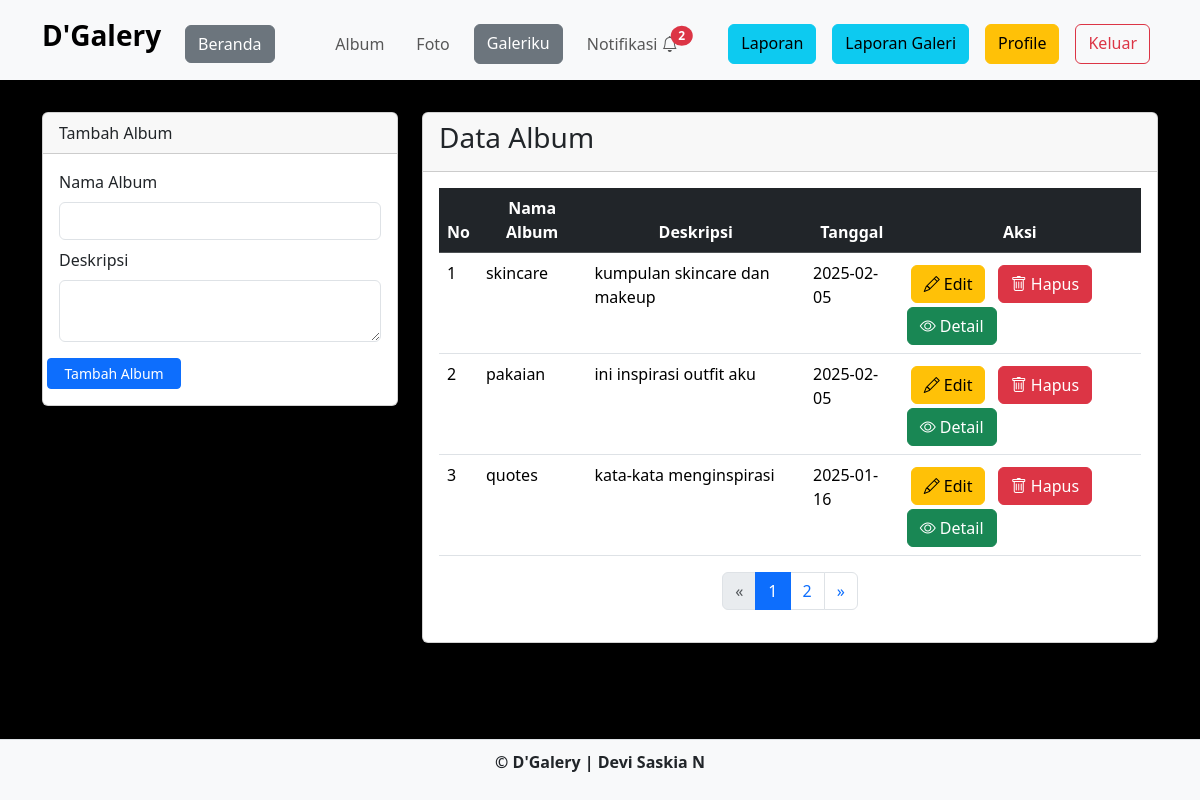
Page /akun/album.php (signed in) on the committed database.
### tables this page shows
CREATE TABLE `album` (
  `album_id` int(11) NOT NULL,
  `nama_album` varchar(255) NOT NULL,
  `deskripsi` text NOT NULL,
  `tanggal_dibuat` date NOT NULL,
  `user_id` int(11) NOT NULL
);

### akun/album.php (the view, shortened to what this page needs)
<?php
include '../c/koneksi.php';
$user_id = $_SESSION['user_id'];
$limit = 3;
$page = isset($_GET['page']) ? (int)$_GET['page'] : 1;
$offset = ($page - 1) * $limit;
$total_query = mysqli_query($koneksi, "SELECT COUNT(*) as total FROM album WHERE user_id = '$user_id'");
$total_result = mysqli_fetch_assoc($total_query);
$total_albums = $total_result['total'];
$total_pages = ceil($total_albums / $limit);
$sql = mysqli_query($koneksi, "SELECT * FROM album WHERE user_id = '$user_id' LIMIT $limit OFFSET $offset");
$notif_count_query = mysqli_query($koneksi, "SELECT COUNT(*) as unread_count FROM notifikasi WHERE user_id = '$user_id' AND status = 'unread'");
$notif_count_result = mysqli_fetch_assoc($notif_count_query);
$unread_count = $notif_count_result['unread_count'];
?>
<!DOCTYPE html>
<html lang="en">
<head>
    <link rel="stylesheet" href="../assets/css/bootstrap.min.css">
    <link href="https://cdn.jsdelivr.net/npm/bootstrap-icons/font/bootstrap-icons.css" rel="stylesheet">
    <link href="assets/icons/bootstrap-icons/font/bootstrap-icons.css" rel="stylesheet">
</head>
<body class="bg-black">
<nav class="navbar navbar-expand-lg bg-body-tertiary">
    <div class="container">
        <a class="navbar-brand" href="index.php">
            <h3><strong>D'Galery</strong></h3>
        </a>
        <div class="collapse navbar-collapse mt-2" id="navbarNavAltMarkup">
            <div class="navbar-nav me-auto">
                <a href="index.php" class="btn btn-secondary m-2">Beranda</a>
            </div>
            <div class="navbar-nav ms-auto">
                <a href="album.php" class="nav-link m-2">Album</a>
                <a href="foto.php" class="nav-link m-2">Foto</a>
                <a href="galeri.php" class="btn btn-secondary m-2">Galeriku</a>
                <a href="notifikasi.php" class="nav-link m-2 position-relative">
                    Notifikasi <i class="bi bi-bell"></i>
                    <?php if ($unread_count > 0) { ?>
                        <span class="top-0 start-100 translate-middle badge rounded-circle bg-danger  w-auto h-auto">
                            <?php echo $unread_count; ?>
                        </span>
                    <?php } ?>
                </a>
                <a href="laporan.php" class="btn btn-info m-2">Laporan</a>
                 <a href="data_laporan.php" class="btn btn-info m-2">Laporan Galeri</a>
                <a href="profile.php" class="btn btn-warning m-2">Profile</a>
                <a href="../c/aksi_logout.php" class="btn btn-outline-danger m-2">Keluar</a>
            </div>
        </div>
    </div>
</nav>
<div class="container mt-4 mb-5">
    <div class="row">
        <div class="col-md-4">
            <div class="card mt-2">
                <div class="card-header">Tambah Album</div>
                <div class="card-body">
                    <form action="../c/aksi_album.php" method="post">
                        <label class="form-label">Nama Album</label>
                        <input type="text" name="nama_album" class="form-control" id="" required>
                        <label class="form-label mt-2">Deskripsi</label>
                        <textarea type="text" class="form-control" name="deskripsi" id="" required></textarea>
                        <div class="row col-5">
                            <button type="submit" class="btn btn-primary btn-sm mt-3" name="tambah">Tambah Album</button>
                        </div>
                    </form>
                </div>
            </div>
        </div>
        <div class="col-md-8">
            <div class="card mt-2">
                <div class="card-header">
                    <h3>Data Album</h3>
                </div>
                <div class="card-body">
                    <div class="table-responsive">
                        <table class="table overflow-auto">
                            <thead class="table-dark" align="center">
                                <tr>
                                    <th>No</th>
                                    <th>Nama Album</th>
                                    <th>Deskripsi</th>
                                    <th>Tanggal</th>
                                    <th>Aksi</th>
                                </tr>
                            </thead>
                            <tbody>
                                <?php
                                $no = $offset + 1;
                                while ($data = mysqli_fetch_array($sql)) {
                                ?>
                                    <tr>
                                        <td><?= $no++ ?></td>
                                        <td><?php echo $data['nama_album']; ?></td>
                                        <td><?php echo $data['deskripsi']; ?></td>
                                        <td><?php echo $data['tanggal_dibuat']; ?></td>
                                        <td>
                                            <button type="button" class="btn btn-warning m-1" data-bs-toggle="modal" data-bs-target="#edit<?php echo $data['album_id']; ?>"><i class="bi bi-pencil"></i> Edit</button>
                                            <button type="button" class="btn btn-danger m-1" data-bs-toggle="modal" data-bs-target="#hapus<?php echo $data['album_id']; ?>"><i class="bi bi-trash"></i> Hapus</button>
                                            <button type="button" class="btn btn-success" data-bs-toggle="modal" data-bs-target="#detail<?php echo $data['album_id']; ?>"><i class="bi bi-eye"></i> Detail</button>
                                        </td>
                                    </tr>
                                <?php
                                }
                                ?>
                            </tbody>
                        </table>
                    </div>
                    <nav aria-label="Page navigation">
                        <ul class="pagination justify-content-center">
                            <li class="page-item <?= ($page <= 1) ? 'disabled' : ''; ?>">
                                <a class="page-link" href="?page=<?= $page - 1; ?>" aria-label="Previous">
                                    <span aria-hidden="true">&laquo;</span>
                                </a>
                            </li>
                            <?php for ($i = 1; $i <= $total_pages; $i++) { ?>
                                <li class="page-item <?= ($page == $i) ? 'active' : ''; ?>">
                                    <a class="page-link" href="?page=<?= $i; ?>"><?= $i; ?></a>
                                </li>
                            <?php } ?>
                            <li class="page-item <?= ($page >= $total_pages) ? 'disabled' : ''; ?>">
                                <a class="page-link" href="?page=<?= $page + 1; ?>" aria-label="Next">
                                    <span aria-hidden="true">&raquo;</span>
                                </a>
                            </li>
                        </ul>
                    </nav>
                </div>
            </div>
        </div>
    </div>
</div>
<footer class="bg-light d-flex justify-content-center border-top mt-3 br-light fixed-bottom">
    <p><strong>&copy; D'Galery | Devi Saskia N</strong></p>
</footer>
</body>
</html>

### akun/album.php (style rules this page uses)
footer { background-color: #f8f9fa; text-align: center; padding: 10px 0; border-top: 1px solid #ddd; }

### rows in the picture
album: nama_album "skincare", deskripsi "kumpulan skincare dan makeup", tanggal_dibuat "2025-02-05"
album: nama_album "pakaian", deskripsi "ini inspirasi outfit aku", tanggal_dibuat "2025-02-05"
album: nama_album "quotes", deskripsi "kata-kata menginspirasi", tanggal_dibuat "2025-01-16"

### other values in the picture
$unread_count "2"
